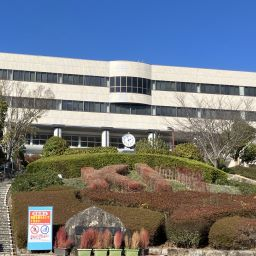
#> input picture kit.jpg, 256 x 256 px
$ python dct__reduction.py
#> lines starting #> are read from the running program, lines starting #| are printed output that depends on the picture; after the words box and inside, x2 and y2 are one past the last pixel; in counts of white or black regions, pixels touching at a corner belong together
# -*- coding: utf-8 -*-
"""dct_ reduction.ipynb

Automatically generated by Colab.

Original file is located at
    https://colab.research.google.com/drive/1cbmKBIj0_rlnsR4xZhCXxuMcc7xX9Vlr
"""

import cv2
import numpy as np
import time

def create_custom_left_matrix(m, scale_factor):
    # m x m 行列を作成し、すべての要素を0で初期化
    custom_matrix = np.zeros((int(scale_factor*m), m))

    # m x m の単位行列を挿入
    custom_matrix[:int(scale_factor*m), :int(scale_factor*m)] = (scale_factor+(1-scale_factor)/2)*np.eye(int(scale_factor*m))

    return np.float32(custom_matrix)  # データ型を変換

def create_custom_right_matrix(n, scale_factor):
    # m x scale_factor*m 行列を作成し、すべての要素を0で初期化
    custom_matrix = np.zeros((n, int(scale_factor * n)))

    # m x m の単位行列を挿入
    custom_matrix[:int(scale_factor * n), :int(scale_factor * n)] = (scale_factor+(1-scale_factor)/2)*np.eye(int(scale_factor * n))

    return np.float32(custom_matrix)  # データ型を変換

def dct_reduction(dct_image, scale_factor):
    left_matrix = create_custom_left_matrix(dct_image.shape[0], scale_factor)
    right_matrix = create_custom_right_matrix(dct_image.shape[1], scale_factor)

    # 行列の掛け算
    result_image = np.dot(np.dot(left_matrix, dct_image), right_matrix)
    print(result_image)
    return result_image

# 画像読み込み
image_path = 'kit.jpg'
original_image = cv2.imread(image_path, cv2.IMREAD_GRAYSCALE)
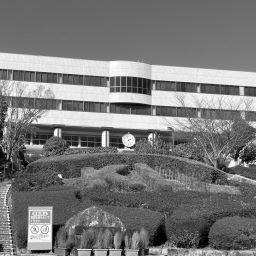
#> original_image: shape (256, 256); min 0, max 255, mean 121.1
print(original_image.shape)
#| (256, 256)

# DCT変換
dct_image1 = cv2.dct(np.float32(original_image))
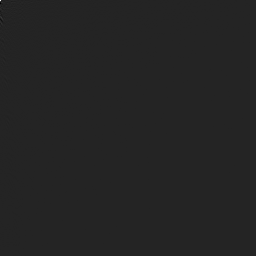
#> dct_image1: shape (256, 256) float32; min -5128.4, max 30989, mean 0.4; drawn with min black and max white
dct_image2 = dct_image1

# 縮小倍率
scale_factor = 0.125

#提案手法
start = time.time()
result_image1_dct = dct_reduction(dct_image1, scale_factor)
#> in dct_reduction, `result_image = np.dot(np.dot(left_matrix, dct_image), right_matrix)`:
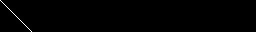
#> left_matrix: shape (32, 256) float32; values 0 (black) and 0.562 (white), 0.39% white in thin lines or dots, all inside (x1, y1, x2, y2) = (0, 0, 32, 32)
#> (printed output is left out)
end = time.time()
print("Proposed method")
print(end - start)
result_image1_idct = cv2.idct(result_image1_dct)
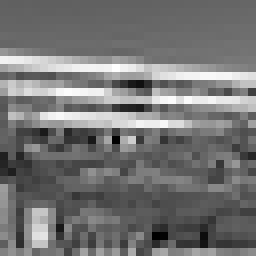
#> result_image1_idct: shape (32, 32) float32 (shown 8 times larger); min -0.123, max 671.3, mean 306.4; drawn with min black and max white
print(result_image1_idct)
#> (printed output is left out)
#デバッグ
print(result_image1_idct.shape)
#| (32, 32)

#従来手法(IDCT->縮小->DCT)
start = time.time()
result_image2_idct = cv2.idct(dct_image2)
print(result_image2_idct.shape)
#| (256, 256)
enlarged_image = cv2.resize(result_image2_idct, None, fx=scale_factor, fy=scale_factor)
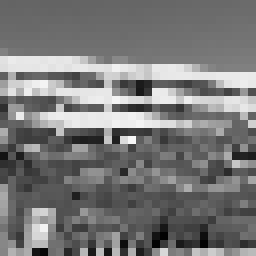
#> enlarged_image: shape (32, 32) float32 (shown 8 times larger); min 2.25, max 246.2, mean 120.3
result_image2_dct = cv2.dct(np.float32(enlarged_image))
print(result_image2_dct.shape)
#| (32, 32)
end = time.time()
print("Conventional method")
print(end - start)

# 結果を出力
cv2.imwrite('ResultImage_rec.jpg', result_image1_idct)
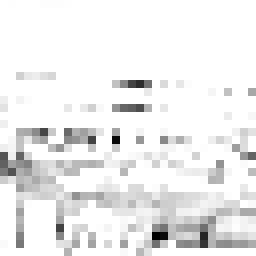
#> saved as ResultImage_rec.jpg: shape (32, 32) (shown 8 times larger); min 0, max 255, mean 236.8
